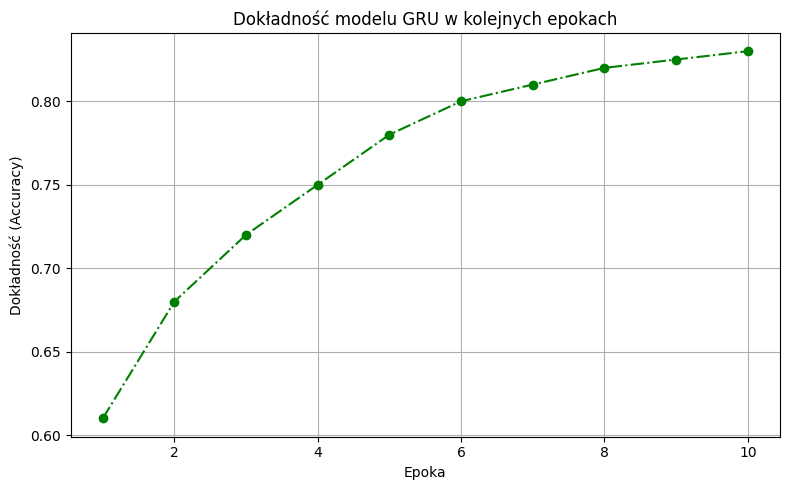

Python code for this plot:
import matplotlib.pyplot as plt

# Przykładowe dane dokładności z epok (dla ilustracji)
epochs = list(range(1, 11))
accuracy = [0.61, 0.68, 0.72, 0.75, 0.78, 0.80, 0.81, 0.82, 0.825, 0.83]

# Tworzenie wykresu
plt.figure(figsize=(8, 5))
plt.plot(epochs, accuracy, marker='o', linestyle='-', color='green')
plt.title('Dokładność modelu GRU w kolejnych epokach')
plt.xlabel('Epoka')
plt.ylabel('Dokładność (Accuracy)')
plt.grid(True)
plt.tight_layout()
plt.savefig('accuracy_plot.png')
plt.show()
